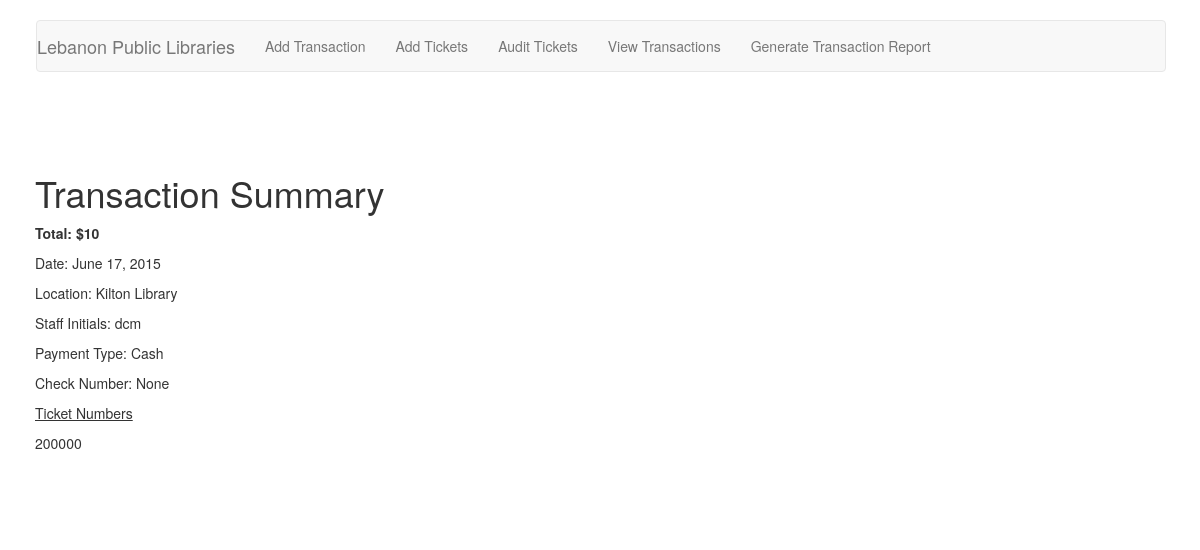
Page /transactions/detail/19/ on the committed database.
### ticket_app/models.py (models this page shows, shortened)
class Transactions(models.Model):
    class Meta:
        verbose_name_plural = "Transactions"
        ordering = ["-date"]
    date = models.DateField(auto_now_add=True)
    location = models.ForeignKey(Locations)
    payment_type = models.ForeignKey(PaymentTypes)
    check_number = models.PositiveIntegerField(null=True, blank=True)
    reported = models.BooleanField(default=False)
    staff_initials = models.CharField(max_length=4)
    report = models.ForeignKey('Report', blank=True, null=True)
    def total(self):
        tickets = Tickets_Transactions.objects.filter(transactions=self.id)
        total = 0
        for ticket in tickets:
            total += ticket.ticket.value
        return total

class Tickets_Transactions(models.Model):
    class Meta:
        verbose_name_plural = "Tickets and Transactions"
    ticket = models.OneToOneField(Tickets, unique=True)
    transactions = models.ForeignKey(Transactions)

class Tickets(models.Model):
    class Meta:
        verbose_name_plural = "Tickets"
    value = models.PositiveIntegerField(default=10)
    ticket_number = models.PositiveIntegerField(unique=True)
    date_entered = models.DateField(auto_now_add=True)
    sold = models.BooleanField(default=False)
    date_sold = models.DateField(blank=True, null=True)
    location = models.ForeignKey(Locations)
    def __unicode__(self):
        return str(self.ticket_number)

class Locations(models.Model):
    class Meta:
        verbose_name_plural = "Locations"
    name = models.CharField(max_length=255, unique=True)
    def __unicode__(self):
        return self.name

class PaymentTypes(models.Model):
    class Meta:
        verbose_name_plural = "Payment Types"
    type = models.CharField(max_length=255, unique=True)
    def __unicode__(self):
        return self.type

### ticket_app/views.py (the view)
# urls.py: url(r'^detail/(?P<pk>\d+)/?$', views.TransactionDetail.as_view(), name="Transaction Detail"),
class TransactionDetail(generic.DetailView):
    model = Transactions
    context_object_name = "transaction"
    template_name = "ticket_app/transaction_detail.html"
    def get_context_data(self, **kwargs):
        context = super(TransactionDetail, self).get_context_data(**kwargs)
        context['transaction_tickets'] = Tickets_Transactions.objects.filter(transactions=context['transaction'].id)
        return context

### ticket_app/templates/ticket_app/transaction_detail.html
{% include "ticket_app/header.html" %}
<h1>Transaction Summary</h1>
<p><strong>Total: ${{ object.total }}</strong></p>
<p>Date: {{ object.date | date }}</p>
<p>Location: {{ object.location }}</p>
<p>Staff Initials: {{object.staff_initials }}</p>
<p>Payment Type: {{object.payment_type }}</p>
<p>Check Number: {{ object.check_number }}</p>
<p><u>Ticket Numbers</u></p>
{% for ticket in transaction_tickets %}
<p>{{ ticket.ticket }}</p>
{% endfor %}
{% include "ticket_app/footer.html" %}

### rows in the picture
Transactions: total "10", date "June 17, 2015", location "Kilton Library", staff_initials "dcm", payment_type "Cash", check_number "None"
Tickets_Transactions: ticket "200000"
